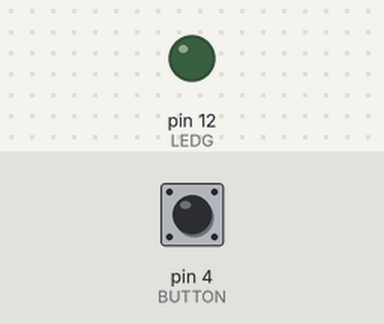
The sketch below on a simulated Arduino Uno, built with avr-gcc and run on an emulated ATmega328P. On the bench: output pins drawn as LEDs (lit = HIGH). Inputs (shaded band) come from the test bench; at power-on: pin 4 (BUTTON) LOW.

Above: at 1.2 s.
1.3 s: pin 4 (BUTTON) pulled HIGH for 0.15 s
At 1.37 s:
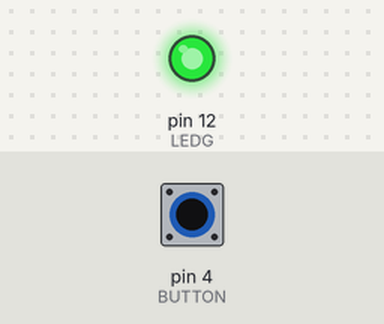
2.9 s: pin 4 (BUTTON) pulled HIGH for 3.2 s
At 6.4 s:
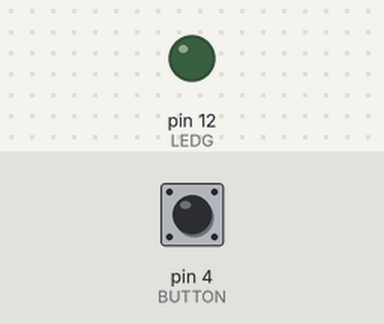
Timing chart, 0 to 7.9 s (numbered marks = the images above; inputs shaded):
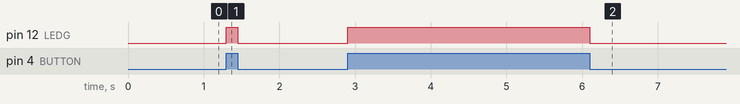

Measured:
- after the input at 1.3 s, pin 12 (LEDG): LOW → HIGH at once, → LOW 0.15 s later
- after the input at 2.9 s, pin 12 (LEDG): LOW → HIGH at once, → LOW 3.2 s later

The sketch:

ButtonTest.ino
```cpp
int BUTTON = 4;
int LEDG = 12;

void setup() {
  // put your setup code here, to run once:
 pinMode(BUTTON,INPUT);
 pinMode(LEDG,OUTPUT);
}

void loop() {
  if(digitalRead(BUTTON) == HIGH){
    digitalWrite(LEDG, HIGH);
  }
  else{
    digitalWrite(LEDG, LOW);
  }
}
```
